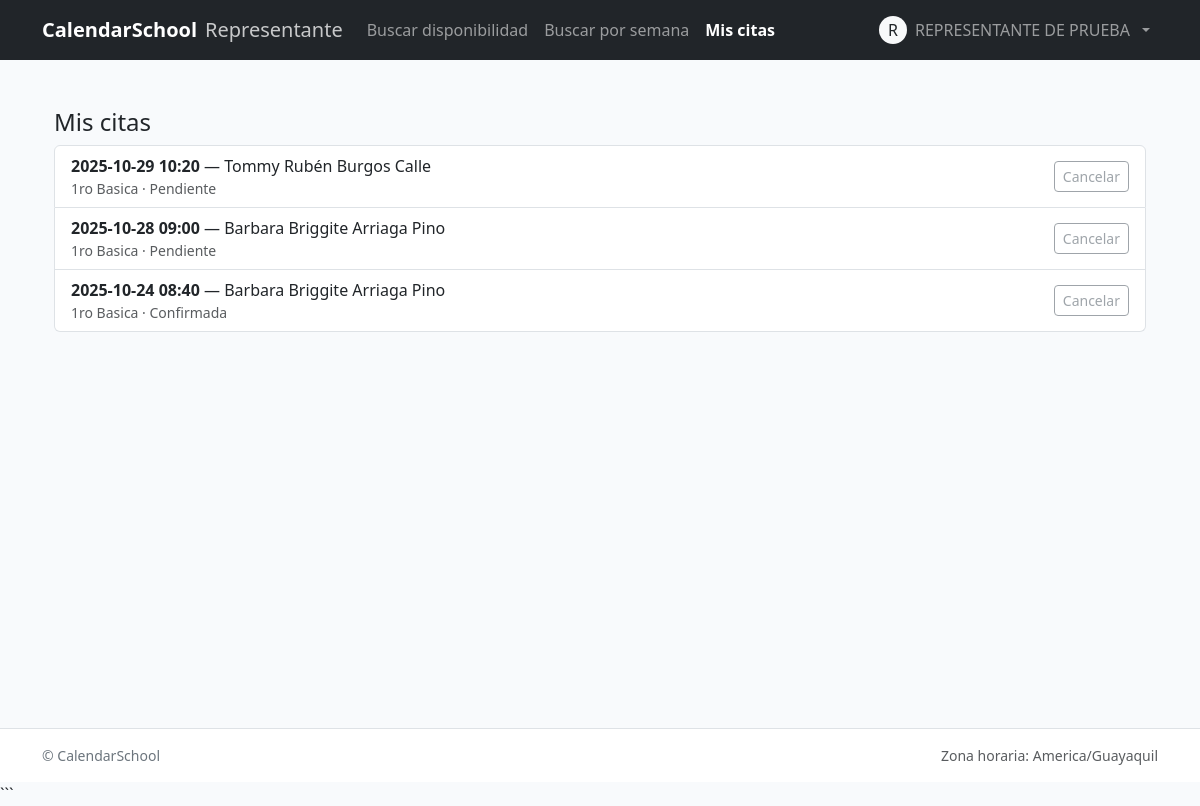
The app's page /turnos/representante/mis-citas/ (signed in) with its own data.
### user/models.py (models this page shows, shortened)
class User(AbstractUser):
    cedula = models.CharField(
        max_length=20, unique=True, null=True, blank=True,
        validators=[RegexValidator(r"^\d{8,20}$", "Cédula inválida (8–20 dígitos).")]
    )
    email = models.EmailField(unique=True, null=True, blank=True)
    imgPerfil = models.ImageField(upload_to="users/", default="imageDefault.png")
    rol = models.ForeignKey("user.Rol", null=True, blank=True, on_delete=models.SET_NULL, related_name="usuarios")

### turnos/models.py (models this page shows, shortened)
class Cita(models.Model):
    docente = models.ForeignKey(
        PerfilDocente, on_delete=models.PROTECT, related_name="citas"
    )
    representante = models.ForeignKey(
        settings.AUTH_USER_MODEL, on_delete=models.PROTECT, related_name="citas"
    )
    curso_estudiante = models.CharField(max_length=100)   # p.ej. "8vo A", "2do BGU"
    nombre_estudiante = models.CharField(max_length=120)  # nombre del representado
    motivo = models.TextField()
    inicio = models.DateTimeField()
    fin = models.DateTimeField()
    estado = models.CharField(
        max_length=12, choices=EstadoCita.choices, default=EstadoCita.PENDIENTE
    )
    creada_en = models.DateTimeField(auto_now_add=True)
    cancelada_por = models.ForeignKey(
        settings.AUTH_USER_MODEL,
        null=True,
        blank=True,
        on_delete=models.SET_NULL,
        related_name="citas_canceladas",
    )
    motivo_cancelacion = models.CharField(max_length=255, blank=True)
    estudiante = models.ForeignKey(
        'turnos.Estudiante',
        null=True, blank=True,
        on_delete=models.SET_NULL,
        related_name="citas"
    )
    class Meta:
        verbose_name = "Cita"
        verbose_name_plural = "Citas"
        ordering = ("docente", "inicio")
        constraints = [
            models.UniqueConstraint(
                fields=["docente", "inicio", "fin"], name="unica_cita_docente_rango"
            ),
            models.CheckConstraint(
                check=models.Q(fin__gt=models.F("inicio")), name="cita_fin_gt_inicio"
            ),
        ]
        indexes = [
            models.Index(fields=["docente", "inicio"]),
            models.Index(fields=["estado"]),
            models.Index(fields=["inicio"]),
        ]

class PerfilDocente(models.Model):
    usuario = models.OneToOneField(
        settings.AUTH_USER_MODEL, on_delete=models.CASCADE, related_name="perfil_docente"
    )
    minutos_por_bloque = models.PositiveIntegerField(default=20)
    maximo_citas_diarias = models.PositiveIntegerField(null=True, blank=True)
    departamento = models.CharField(max_length=120, blank=True)
    telefono = models.CharField(max_length=30, blank=True)
    activo = models.BooleanField(default=True)
    class Meta:
        verbose_name = "Perfil de Docente"
        verbose_name_plural = "Perfiles de Docente"
        ordering = ["usuario__username"]

### user/decorators.py (the view)
        def _wrapped(request, *args, **kwargs):
            u = request.user
            if not u.is_authenticated:
                messages.error(request, "Debes iniciar sesión.")
                return redirect("login")
            if not getattr(u, "rol", None) or (u.rol and u.rol.nombre != nombre_rol):
                messages.error(request, "No tienes permisos para ver esta sección.")
                return redirect("dashboard")  # o a donde prefieras
            return view_func(request, *args, **kwargs)

### turnos/views_representante.py (called while the page is built)
@requiere_rol("Representante")
def rep_mis_citas(request):
    qs = Cita.objects.filter(representante=request.user).order_by("-inicio")
    return render(request, "representante/mis_citas.html", {"citas": qs})

### myApp/templates/representante/mis_citas.html
{% extends 'representante/base.html' %}
{% block content %}
<div class="container py-4">
  <h4>Mis citas</h4>
  <div class="list-group">
    {% for c in citas %}
      <div class="list-group-item d-flex justify-content-between align-items-center">
        <div>
          <strong>{{ c.inicio|date:'Y-m-d H:i' }}</strong>
          — {{ c.docente.usuario.get_full_name|default:c.docente.usuario.username }}
          <div class="text-muted small">{{ c.curso_estudiante }} · {{ c.get_estado_display }}</div>
        </div>
        <div class="text-end">
          {% if c.estado != "CANCELADA" %}
            {% with limite=c.inicio|timesince %}
            {% if c.inicio|date:"U" > now|date:"U"|add:"86400" %}
              <a href="{% url 'rep_cita_cancelar' c.pk %}" class="btn btn-sm btn-outline-danger">Cancelar</a>
            {% else %}
              <button class="btn btn-sm btn-outline-secondary" disabled title="Debe cancelar con 24h de antelación">Cancelar</button>
            {% endif %}
            {% endwith %}
          {% endif %}
        </div>
      </div>
    {% empty %}
      <div class="list-group-item">Aún no tienes citas.</div>
    {% endfor %}
  </div>
</div>
{% endblock %}

### myApp/templates/representante/base.html (shortened to what this page needs)
{% load static %}
<!doctype html>
<html lang="es">
  <head>
    <link href="https://cdn.jsdelivr.net/npm/bootstrap@5.3.2/dist/css/bootstrap.min.css" rel="stylesheet">
  </head>
  <body>
    <nav class="navbar navbar-expand-lg navbar-dark bg-dark">
      <div class="container">
        <a class="navbar-brand d-flex align-items-center gap-2" href="{% url 'rep_buscar' %}">
          <strong>CalendarSchool</strong> <span class="opacity-75">Representante</span>
        </a>
        <div class="collapse navbar-collapse" id="mainNav">
          <ul class="navbar-nav me-auto mb-2 mb-lg-0">
            <li class="nav-item">
              <a class="nav-link {% if request.resolver_match and request.resolver_match.url_name == 'rep_buscar' %}active{% endif %}" href="{% url 'rep_buscar' %}">Buscar disponibilidad</a>
            </li>
            <li class="nav-item">
                <a class="nav-link {% if request.resolver_match and request.resolver_match.url_name == 'rep_buscar_semana' %}active{% endif %}"
                    href="{% url 'rep_buscar_semana' %}">Buscar por semana</a>
                </li>
            <li class="nav-item">
              <a class="nav-link {% if request.resolver_match and request.resolver_match.url_name == 'rep_mis_citas' %}active{% endif %}" href="{% url 'rep_mis_citas' %}">Mis citas</a>
            </li>
          </ul>
          <ul class="navbar-nav ms-auto">
            <li class="nav-item dropdown">
              <a class="nav-link dropdown-toggle d-flex align-items-center gap-2" href="#" role="button" data-bs-toggle="dropdown" aria-expanded="false">
                <span class="avatar bg-light text-dark rounded-circle d-inline-flex justify-content-center align-items-center" style="width:28px;height:28px;">
                  {{ request.user.first_name|default:request.user.username|first|upper }}
                </span>
                <span class="d-none d-lg-inline">{{ request.user.get_full_name|default:request.user.username }}</span>
              </a>
            </li>
          </ul>
        </div>
      </div>
    </nav>
<main class="content-wrap">
    <div class="container py-4">
        {% block content %}{% endblock %}
    </div>
</main>
<footer class="py-3 border-top bg-white">
  <div class="container d-flex justify-content-between small">
    <span>© {{ now|date:"Y" }} CalendarSchool</span>
    <span class="text-muted">Zona horaria: America/Guayaquil</span>
  </div>
</footer>
```
  </body>
</html>

### myApp/templates/representante/base.html (style rules this page uses)
body { background:#f8fafc }
.nav-link.active { font-weight:600 }
.content-wrap { min-height:calc(100vh - 72px - 60px) }
footer { color:#6c757d }

### records on screen
User: user.first_name|first "R", user.get_full_name "REPRESENTANTE DE PRUEBA"
Cita: inicio "2025-10-29 10:20", docente.usuario.get_full_name "Tommy Rubén Burgos Calle", curso_estudiante "1ro Basica", estado "Pendiente", shows "Cancelar"
Cita: inicio "2025-10-28 09:00", docente.usuario.get_full_name "Barbara Briggite Arriaga Pino", curso_estudiante "1ro Basica", estado "Pendiente", shows "Cancelar"
Cita: inicio "2025-10-24 08:40", docente.usuario.get_full_name "Barbara Briggite Arriaga Pino", curso_estudiante "1ro Basica", estado "Confirmada", shows "Cancelar"
